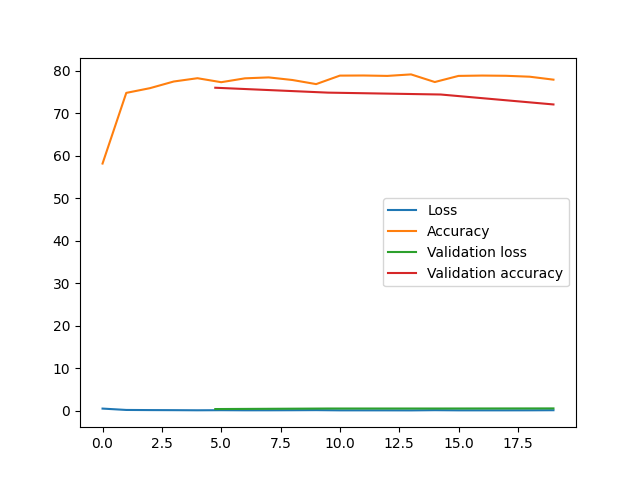

Reproduce this figure in Python.
import torch

import numpy as np
import torch.nn as nn
import torch.optim as optim
import matplotlib.pyplot as plt

from torch.utils.data import DataLoader,TensorDataset

#SECTION - Constants
# --------------------------------- CONSTANTS -------------------------------- #

BATCH_SIZE = 128
learning_rate = 0.01
hidden_size = 128
EPOCHS = 20

x = np.linspace(0,EPOCHS-1,EPOCHS)
x_validation = np.linspace(0,EPOCHS-1,int(EPOCHS/5)+1)
x_validation = x_validation[1:]

#SECTION - Data retrieving
# ------------------------------ DATA RETRIEVING ----------------------------- #

with open("./datasets/UCI HAR Dataset/UCI HAR Dataset/test/X_test.txt","r") as f:
    test_item = f.readlines()

with open("./datasets/UCI HAR Dataset/UCI HAR Dataset/test/y_test.txt","r") as f:
    test_labels = f.readlines()

with open("./datasets/UCI HAR Dataset/UCI HAR Dataset/test/subject_test.txt","r") as f:
    test_subjects = f.readlines()

with open("./datasets/UCI HAR Dataset/UCI HAR Dataset/train/X_train.txt","r") as f:
    train_item = f.readlines()

with open("./datasets/UCI HAR Dataset/UCI HAR Dataset/train/y_train.txt","r") as f:
    train_labels = f.readlines()

with open("./datasets/UCI HAR Dataset/UCI HAR Dataset/train/subject_train.txt","r") as f:
    train_subjects = f.readlines()

with open("./datasets/UCI HAR Dataset/UCI HAR Dataset/activity_labels.txt") as f:
    labels_list = f.readlines()


#SECTION - Data Preprocessing
# ---------------------------- DATA PREPROCESSING ---------------------------- #

input_size = len(train_item[0].split())+1

idx2label = {int(key): value.strip() for key, value in (item.split() for item in labels_list)}
label2idx = {key.strip(): int(value) for value, key in (item.split() for item in labels_list)}

def text2array(file):
    array = []
    for line in file:
        current = []
        for figure in line.split():
            current.append(float(figure[:-5]) * 10 ** -int(figure[-1]))
        array.append(current)
    return(array)

train_subjects = list(map(int,train_subjects))
train_item = text2array(train_item)
for line,subject in zip(train_item,train_subjects):
    line.insert(0,(subject-15)/15)
train_labels = [[1 if i == int(num[:-1]) else 0 for i in range(6)] for num in train_labels]

test_subjects = list(map(int,test_subjects))
test_item = text2array(test_item)
for line,subject in zip(test_item,test_subjects):
    line.insert(0,(subject-15)/15)
test_labels = [[1 if i == int(num[:-1]) else 0 for i in range(6)] for num in test_labels]

train_dataset = TensorDataset(torch.tensor(train_item),torch.tensor(train_labels))
train_loader = DataLoader(train_dataset, batch_size=BATCH_SIZE, shuffle=True)

test_dataset = TensorDataset(torch.tensor(test_item),torch.tensor(test_labels))
test_loader = DataLoader(test_dataset, batch_size=BATCH_SIZE, shuffle=True)


#SECTION - LSTM
# ------------------------------- LSTM CREATION ------------------------------ #
class LSTM(nn.Module):
    def __init__(self, input_size,hidden_size,output_size):
        super(LSTM,self).__init__()
        self.lstm = nn.LSTM(input_size, hidden_size, batch_first=True)
 
        self.fc1 = nn.Linear(hidden_size, int(hidden_size/2))
        self.drop = nn.Dropout(0.25)
        self.fc2 = nn.Linear(int(hidden_size/2),output_size)
        
    
    def forward(self,x):
        h0 = torch.zeros(self.lstm.num_layers, x.size(0), self.lstm.hidden_size).requires_grad_()
        c0 = torch.zeros(self.lstm.num_layers, x.size(0), self.lstm.hidden_size).requires_grad_()

        x = x.unsqueeze(1)

        x,(h0,c0) = self.lstm(x,(h0,c0))
        x = self.fc1(x)
        x = self.drop(x)
        x = self.fc2(x)

        return x
    
model = LSTM(input_size,hidden_size,len(labels_list))
criterion = nn.CrossEntropyLoss()
optimizer = optim.Adam(model.parameters(),lr=learning_rate)

#SECTION - Training
# --------------------------------- TRAINING --------------------------------- #
y_loss = []
y_acc = []
y_val_loss = []
y_val_acc = []

for epoch in range(EPOCHS):
    sum_loss = 0
    total = 0
    TP = 0
    for batch, (items,label) in enumerate(train_loader):
        optimizer.zero_grad()
        outputs = model(items)
        outputs = outputs.view(-1,6)
        loss = criterion(outputs,label.to(torch.float))
        for output,answer in zip(outputs,label):
            total+=1
            if(torch.argmax(output) == torch.argmax(answer)):
                TP+=1   
        loss.backward()
        optimizer.step()
        sum_loss += loss.item()
    
    y_loss.append(sum_loss/len(train_loader))
    y_acc.append(TP*100/total)
    
    print(f"Epoch {epoch+1}/{EPOCHS}, Loss: {sum_loss/len(train_loader)}, Accuracy: {TP*100/total}")

#SECTION - Evaluate
# ----------------------------------- TEST ----------------------------------- #

    if (epoch+1)%5 == 0:
        TP=0
        total = 0
        for batch, (items,label) in enumerate(test_loader):
            with torch.no_grad():
                outputs = model(items)
                outputs = outputs.view(-1,6)
                loss = criterion(outputs,label.to(torch.float))
                for output,answer in zip(outputs,label):
                    total+=1
                    if(torch.argmax(output) == torch.argmax(answer)):
                        TP+=1  
                sum_loss += loss.item()

        y_val_loss.append(sum_loss/len(test_loader))
        y_val_acc.append(TP*100/total)
        print(f"VALIDATION, Loss: {sum_loss/len(test_loader)}, Accuracy: {TP*100/total}")


#SECTION - Plotting
# --------------------------------- PLOTTING --------------------------------- #
plt.plot(x,y_loss)
plt.plot(x,y_acc)
plt.plot(x_validation,y_val_loss)
plt.plot(x_validation,y_val_acc)
plt.savefig("./human_activity.png")